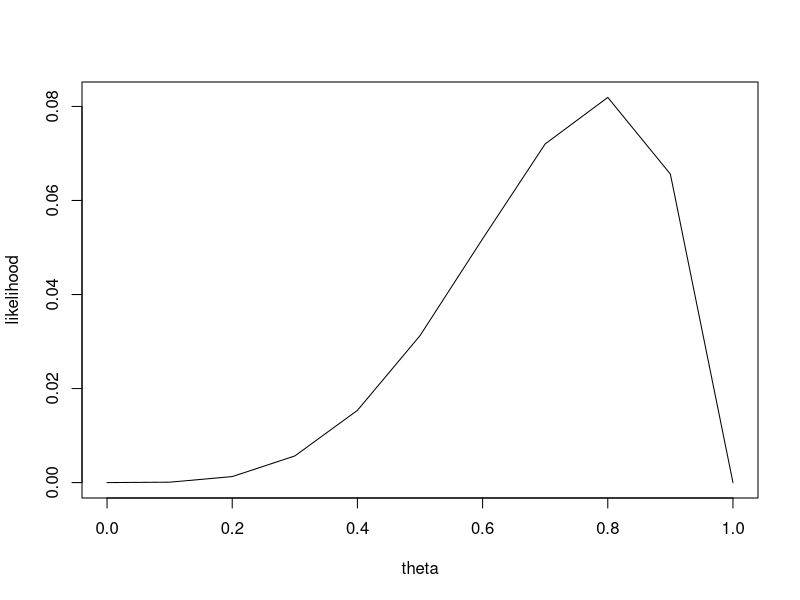

Reproduce this figure in R.
coin_toss = function(n) {
  sample(0:1,n,rep=T)
}
res1=coin_toss(1000)
table(res1)

dice_throw = function(n) {
  sample(1:6,n,rep=T)
}
res2=dice_throw(2000)
table(res2)

#A = coin is fair A'= coin is double headed
#p(A) = 0.9
#P(A|H) = P(A) * P(H|A) / P(H)
posterior = function(prior, likelihood,evidence) {
  (prior * likelihood) / evidence
}
#P(A) = 0.9, P(H|A) = 0.5
#P(H) = P(H|A) * P(A) + P(H|A') * P(A') = 0.5 * 0.9 + 1 * 0.1
post_prob1 = posterior(0.9,0.5,0.55)

#P(A) = 0.81 P(H|A) = 0.5
#P(H) = 0.5 * 0.81 + 1 * 0.19
post_prob2 = posterior(0.81,0.5,0.595)


bernouli_prob = function(data, theta) {
  total = 1
  for(i in 1:length(data)) {
    total = total * theta ^ data[i] * (1 - theta) ^ (1 - data[i])
  }
  total
}

data1 = c(1,1,0,0)
bernouli_prob(data1,0.5)

data2 = c(1,1,0,0)
bernouli_prob(data1,0.9)

data1 = c(1,1,1,1,0)
theta = seq(0,1,0.1)
likelihood = numeric()
for(i in 1:length(theta)) {
  out = bernouli_prob(data1,theta[i])
  likelihood = c(likelihood, out)
  cat(theta[i],":",out,log(out), "\n")
}
plot(theta,likelihood,type="l")
